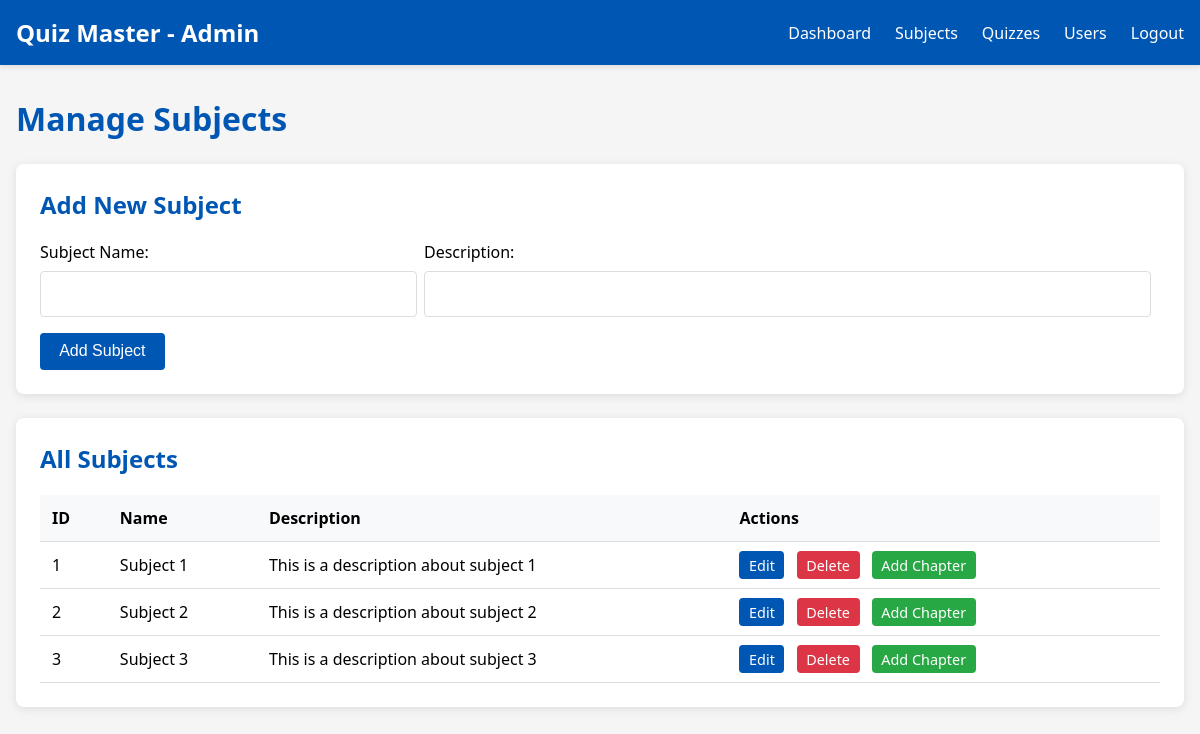
The app's page /admin/subjects (signed in) with its own data.
### app.py (models this page shows)
class Subject(db.Model):
    s_id = db.Column(db.Integer, primary_key = True)
    name = db.Column(db.String(200), nullable = False)
    description = db.Column(db.Text)
    chapters = db.relationship('Chapter', backref='subject')

### app.py (the view, shortened to what this page needs)
@app.route('/admin/subjects', methods = ['GET', 'POST'])
def manage_subjects():
    if not request.cookies.get('admin_id'):
        return redirect('/login')
    error = None
    subjects = Subject.query.all()
    return render_template('subject.html', subjects = subjects, error = error)

### templates/subject.html (shortened to what this page needs)
<!DOCTYPE html>
<html lang="en">
<head>
</head>
<body>
    <header>
        <div class="header-content">
            <div class="title">Quiz Master - Admin</div>
            <nav>
                <ul>
                    <li><a href="/admin/dashboard">Dashboard</a></li>
                    <li><a href="/admin/subjects">Subjects</a></li>
                    <li><a href="/admin/quizzes">Quizzes</a></li>
                    <li><a href="/admin/users">Users</a></li>
                    <li><a href="/logout">Logout</a></li>
                </ul>
            </nav>
        </div>
    </header>
    <div class="container">
        <h1>Manage Subjects</h1>
        <div class="card">
            <h2>Add New Subject</h2>
            <form action="/admin/subjects" method="POST">
                <div class="form-row">
                    <div>
                        <label for="name">Subject Name:</label>
                        <input type="text" id="name" name="name" required>
                    </div>
                    <div>
                        <label for="description">Description:</label>
                        <input type="text" id="description" name="description">
                    </div>
                </div>
                <button type="submit" class="btn">Add Subject</button>
            </form>
        </div>
        <div class="card">
            <h2>All Subjects</h2>
            {% if subjects %}
                <table>
                    <thead>
                        <tr>
                            <th>ID</th>
                            <th>Name</th>
                            <th>Description</th>
                            <th>Actions</th>
                        </tr>
                    </thead>
                    <tbody>
                        {% for subject in subjects %}
                            <tr>
                                <td>{{ subject.s_id }}</td>
                                <td>{{ subject.name }}</td>
                                <td>{{ subject.description or '-' }}</td>
                                <td>
                                    <a href="/admin/subjects/edit/{{ subject.s_id }}" class="action-btn edit-btn">Edit</a>
                                    <a href="/admin/subjects/delete/{{ subject.s_id }}" class="action-btn delete-btn">Delete</a>
                                    <a href="/admin/subjects/{{ subject.s_id }}/chapters/add" class="action-btn chapter-btn">Add Chapter</a>
                                </td>
                            </tr>
                        {% endfor %}
                    </tbody>
                </table>
            {% else %}
                <p>No subjects found. Add your first subject above.</p>
            {% endif %}
        </div>
    </div>
</body>
</html>

### templates/subject.html (style rules this page uses)
body { font-family: Segoe UI, Tahoma, Geneva, Verdana, sans-serif; margin: 0; padding: 0; background-color: #f5f5f5; }
header { background-color: #0056B3; color: white; padding: 1rem; box-shadow: 0 2px 5px #0000001a; }
.header-content { max-width: 1200px; margin: 0 auto; display: flex; justify-content: space-between; align-items: center; }
.title { font-size: 1.5rem; font-weight: bold; }
nav ul { list-style: none; display: flex; margin: 0; padding: 0; }
nav ul li { margin-left: 1.5rem; }
nav ul li a { color: white; text-decoration: none; }
.container { max-width: 1200px; margin: 2rem auto; padding: 0 1rem; }
h1 { color: #0056B3; margin-bottom: 1.5rem; }
.card { background: white; border-radius: 8px; padding: 1.5rem; box-shadow: 0 2px 10px #0000001a; margin-bottom: 1.5rem; }
.card h2 { margin-top: 0; color: #0056B3; }
.form-row { display: grid; grid-template-columns: 1fr 2fr; gap: 1rem; margin-bottom: 1rem; }
label { display: block; margin-bottom: 0.5rem; font-weight: 500; }
input, textarea { width: 95%; padding: 0.8rem; border: 1px solid #dddddd; border-radius: 4px; font-size: 1rem; }
.btn { padding: 0.6rem 1.2rem; background-color: #0056B3; color: white; border: none; border-radius: 4px; cursor: pointer; font-size: 1rem; }
table { width: 100%; border-collapse: collapse; margin-top: 1rem; }
th, td { padding: 0.75rem; text-align: left; border-bottom: 1px solid #dddddd; }
th { background-color: #f8f9fa; font-weight: 600; }
.action-btn { padding: 0.3rem 0.6rem; border-radius: 4px; text-decoration: none; font-size: 0.9rem; margin-right: 0.5rem; }
.edit-btn { background-color: #0056B3; color: white; }
.delete-btn { background-color: #DC3545; color: white; }
.chapter-btn { background-color: #28a745; color: white; }

### records on screen
Subject: s_id "1", name "Subject 1", description "This is a description about subject 1"
Subject: s_id "2", name "Subject 2", description "This is a description about subject 2"
Subject: s_id "3", name "Subject 3", description "This is a description about subject 3"
